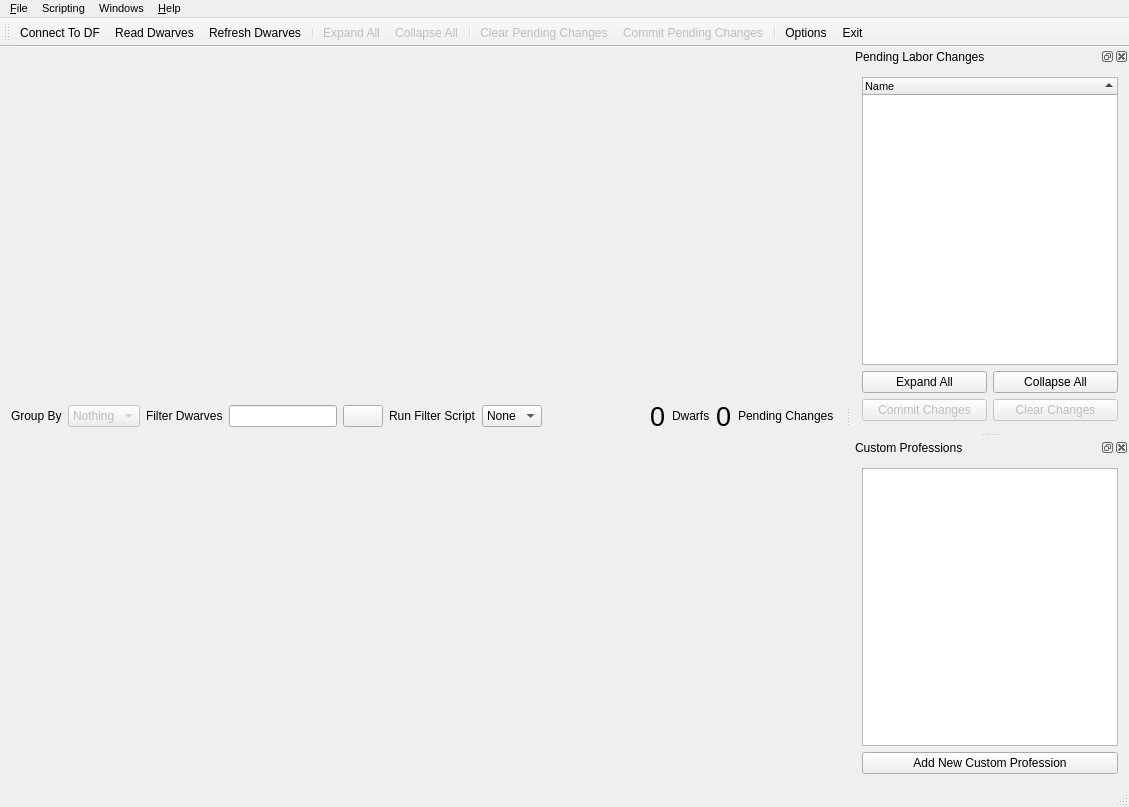
<?xml version="1.0" encoding="UTF-8"?>
<ui version="4.0">
 <class>MainWindow</class>
 <widget class="QMainWindow" name="MainWindow">
  <property name="geometry">
   <rect>
    <x>0</x>
    <y>0</y>
    <width>1129</width>
    <height>807</height>
   </rect>
  </property>
  <property name="windowTitle">
   <string>Dwarf Therapist</string>
  </property>
  <property name="windowIcon">
   <iconset resource="../images.qrc">
    <normaloff>:/img/hammer.png</normaloff>:/img/hammer.png</iconset>
  </property>
  <property name="tabShape">
   <enum>QTabWidget::Rounded</enum>
  </property>
  <property name="dockOptions">
   <set>QMainWindow::AllowTabbedDocks|QMainWindow::AnimatedDocks</set>
  </property>
  <widget class="QWidget" name="main_widget">
   <layout class="QVBoxLayout" name="v_box">
    <item>
     <layout class="QHBoxLayout" name="horizontalLayout">
      <item>
       <widget class="QLabel" name="lbl_group_by">
        <property name="text">
         <string>Group By</string>
        </property>
        <property name="buddy">
         <cstring>cb_group_by</cstring>
        </property>
       </widget>
      </item>
      <item>
       <widget class="QComboBox" name="cb_group_by">
        <property name="enabled">
         <bool>false</bool>
        </property>
        <property name="toolTip">
         <string>Change how dwarves are grouped in the table</string>
        </property>
        <property name="statusTip">
         <string>Change how dwarves are grouped in the table</string>
        </property>
        <item>
         <property name="text">
          <string>Nothing</string>
         </property>
        </item>
       </widget>
      </item>
      <item>
       <widget class="QLabel" name="lbl_filter">
        <property name="text">
         <string>Filter Dwarves</string>
        </property>
        <property name="buddy">
         <cstring>le_filter_text</cstring>
        </property>
       </widget>
      </item>
      <item>
       <widget class="QLineEdit" name="le_filter_text"/>
      </item>
      <item>
       <widget class="QPushButton" name="btn_clear_filter">
        <property name="toolTip">
         <string>Clear Filter Text</string>
        </property>
        <property name="statusTip">
         <string>Clear Filter Text</string>
        </property>
        <property name="whatsThis">
         <string>This will clear the filter box and show all dwarves</string>
        </property>
        <property name="text">
         <string/>
        </property>
        <property name="icon">
         <iconset resource="../images.qrc">
          <normaloff>:/img/cross.png</normaloff>:/img/cross.png</iconset>
        </property>
       </widget>
      </item>
      <item>
       <widget class="QLabel" name="label">
        <property name="text">
         <string>Run Filter Script</string>
        </property>
        <property name="buddy">
         <cstring>cb_filter_script</cstring>
        </property>
       </widget>
      </item>
      <item>
       <widget class="QComboBox" name="cb_filter_script">
        <property name="sizeAdjustPolicy">
         <enum>QComboBox::AdjustToContents</enum>
        </property>
        <item>
         <property name="text">
          <string>None</string>
         </property>
        </item>
       </widget>
      </item>
      <item>
       <spacer name="horizontalSpacer">
        <property name="orientation">
         <enum>Qt::Horizontal</enum>
        </property>
        <property name="sizeHint" stdset="0">
         <size>
          <width>40</width>
          <height>20</height>
         </size>
        </property>
       </spacer>
      </item>
      <item>
       <widget class="QLabel" name="lbl_dwarf_total">
        <property name="font">
         <font>
          <pointsize>20</pointsize>
         </font>
        </property>
        <property name="text">
         <string>0</string>
        </property>
       </widget>
      </item>
      <item>
       <widget class="QLabel" name="lbl_pending_changes_lbl_2">
        <property name="text">
         <string>Dwarfs</string>
        </property>
       </widget>
      </item>
      <item>
       <widget class="QLabel" name="lbl_pending_changes">
        <property name="font">
         <font>
          <pointsize>20</pointsize>
         </font>
        </property>
        <property name="text">
         <string>0</string>
        </property>
       </widget>
      </item>
      <item>
       <widget class="QLabel" name="lbl_pending_changes_lbl">
        <property name="text">
         <string>Pending Changes</string>
        </property>
       </widget>
      </item>
     </layout>
    </item>
   </layout>
  </widget>
  <widget class="QMenuBar" name="menuBar">
   <property name="geometry">
    <rect>
     <x>0</x>
     <y>0</y>
     <width>1129</width>
     <height>19</height>
    </rect>
   </property>
   <property name="font">
    <font>
     <pointsize>8</pointsize>
    </font>
   </property>
   <widget class="QMenu" name="menu_File">
    <property name="tearOffEnabled">
     <bool>false</bool>
    </property>
    <property name="title">
     <string>&amp;File</string>
    </property>
    <addaction name="act_connect_to_DF"/>
    <addaction name="act_read_dwarves"/>
    <addaction name="separator"/>
    <addaction name="act_commit_pending_changes"/>
    <addaction name="act_clear_pending_changes"/>
    <addaction name="separator"/>
    <addaction name="act_import_existing_professions"/>
    <addaction name="act_export_custom_professions"/>
    <addaction name="act_import_saved_custom_professions"/>
    <addaction name="separator"/>
    <addaction name="act_export_gridviews"/>
    <addaction name="act_import_saved_gridviews"/>
    <addaction name="separator"/>
    <addaction name="act_options"/>
    <addaction name="act_exit"/>
   </widget>
   <widget class="QMenu" name="menu_Help">
    <property name="tearOffEnabled">
     <bool>false</bool>
    </property>
    <property name="title">
     <string>&amp;Help</string>
    </property>
    <addaction name="act_go_project_home"/>
    <addaction name="act_go_forums"/>
    <addaction name="act_go_new_issue"/>
    <addaction name="act_go_donate"/>
    <addaction name="separator"/>
    <addaction name="act_about"/>
   </widget>
   <widget class="QMenu" name="menuWindows">
    <property name="title">
     <string>Windows</string>
    </property>
    <widget class="QMenu" name="menu_docks">
     <property name="title">
      <string>Docks</string>
     </property>
    </widget>
    <addaction name="menu_docks"/>
   </widget>
   <widget class="QMenu" name="menuScripting">
    <property name="title">
     <string>Scripting</string>
    </property>
    <widget class="QMenu" name="menu_edit_filters">
     <property name="title">
      <string>Edit Filter Scripts...</string>
     </property>
    </widget>
    <addaction name="act_add_new_filter_script"/>
    <addaction name="menu_edit_filters"/>
   </widget>
   <addaction name="menu_File"/>
   <addaction name="menuScripting"/>
   <addaction name="menuWindows"/>
   <addaction name="menu_Help"/>
  </widget>
  <widget class="QToolBar" name="main_toolbar">
   <property name="windowTitle">
    <string>Main Toolbar</string>
   </property>
   <property name="toolButtonStyle">
    <enum>Qt::ToolButtonTextUnderIcon</enum>
   </property>
   <attribute name="toolBarArea">
    <enum>TopToolBarArea</enum>
   </attribute>
   <attribute name="toolBarBreak">
    <bool>false</bool>
   </attribute>
   <addaction name="act_connect_to_DF"/>
   <addaction name="act_read_dwarves"/>
   <addaction name="act_refresh_Dwarves"/>
   <addaction name="separator"/>
   <addaction name="act_expand_all"/>
   <addaction name="act_collapse_all"/>
   <addaction name="separator"/>
   <addaction name="act_clear_pending_changes"/>
   <addaction name="act_commit_pending_changes"/>
   <addaction name="separator"/>
   <addaction name="act_options"/>
   <addaction name="act_exit"/>
  </widget>
  <widget class="QStatusBar" name="statusBar"/>
  <widget class="QDockWidget" name="dock_pending_jobs_list">
   <property name="windowTitle">
    <string>Pending Labor Changes</string>
   </property>
   <attribute name="dockWidgetArea">
    <number>2</number>
   </attribute>
   <widget class="QWidget" name="dockWidgetContents">
    <layout class="QVBoxLayout" name="verticalLayout_2">
     <item>
      <widget class="QTreeWidget" name="tree_pending">
       <property name="font">
        <font>
         <pointsize>8</pointsize>
        </font>
       </property>
       <property name="editTriggers">
        <set>QAbstractItemView::NoEditTriggers</set>
       </property>
       <property name="alternatingRowColors">
        <bool>true</bool>
       </property>
       <property name="uniformRowHeights">
        <bool>true</bool>
       </property>
       <property name="sortingEnabled">
        <bool>true</bool>
       </property>
       <property name="allColumnsShowFocus">
        <bool>true</bool>
       </property>
       <column>
        <property name="text">
         <string>Name</string>
        </property>
       </column>
      </widget>
     </item>
     <item>
      <layout class="QHBoxLayout" name="horizontalLayout_4">
       <item>
        <widget class="QPushButton" name="btn_expand_all_pending">
         <property name="text">
          <string>Expand All</string>
         </property>
         <property name="icon">
          <iconset resource="../images.qrc">
           <normaloff>:/img/arrow_out.png</normaloff>:/img/arrow_out.png</iconset>
         </property>
        </widget>
       </item>
       <item>
        <widget class="QPushButton" name="btn_collapse_all_pending">
         <property name="text">
          <string>Collapse All</string>
         </property>
         <property name="icon">
          <iconset resource="../images.qrc">
           <normaloff>:/img/arrow_in.png</normaloff>:/img/arrow_in.png</iconset>
         </property>
        </widget>
       </item>
      </layout>
     </item>
     <item>
      <layout class="QHBoxLayout" name="horizontalLayout_3">
       <item>
        <widget class="QPushButton" name="btn_commit">
         <property name="enabled">
          <bool>false</bool>
         </property>
         <property name="text">
          <string>Commit Changes</string>
         </property>
         <property name="icon">
          <iconset resource="../images.qrc">
           <normaloff>:/img/table_go.png</normaloff>:/img/table_go.png</iconset>
         </property>
        </widget>
       </item>
       <item>
        <widget class="QPushButton" name="btn_clear">
         <property name="enabled">
          <bool>false</bool>
         </property>
         <property name="text">
          <string>Clear Changes</string>
         </property>
         <property name="icon">
          <iconset resource="../images.qrc">
           <normaloff>:/img/table_delete.png</normaloff>:/img/table_delete.png</iconset>
         </property>
        </widget>
       </item>
      </layout>
     </item>
    </layout>
   </widget>
  </widget>
  <widget class="QDockWidget" name="dock_custom_professions">
   <property name="windowTitle">
    <string>Custom Professions</string>
   </property>
   <attribute name="dockWidgetArea">
    <number>2</number>
   </attribute>
   <widget class="QWidget" name="dockWidgetContents_2">
    <layout class="QVBoxLayout" name="verticalLayout_3">
     <item>
      <widget class="QListWidget" name="list_custom_professions">
       <property name="font">
        <font>
         <pointsize>8</pointsize>
        </font>
       </property>
       <property name="contextMenuPolicy">
        <enum>Qt::CustomContextMenu</enum>
       </property>
       <property name="editTriggers">
        <set>QAbstractItemView::NoEditTriggers</set>
       </property>
       <property name="alternatingRowColors">
        <bool>true</bool>
       </property>
      </widget>
     </item>
     <item>
      <widget class="QPushButton" name="btn_new_custom_profession">
       <property name="text">
        <string>Add New Custom Profession</string>
       </property>
       <property name="icon">
        <iconset resource="../images.qrc">
         <normaloff>:/img/page_white_add.png</normaloff>:/img/page_white_add.png</iconset>
       </property>
      </widget>
     </item>
    </layout>
   </widget>
  </widget>
  <action name="act_connect_to_DF">
   <property name="icon">
    <iconset resource="../images.qrc">
     <normaloff>:/img/connect.png</normaloff>:/img/connect.png</iconset>
   </property>
   <property name="text">
    <string>&amp;Connect To DF</string>
   </property>
   <property name="toolTip">
    <string>Attempt connecting to a running copy of Dwarf Fortress</string>
   </property>
   <property name="statusTip">
    <string>Attempt connecting to a running copy of Dwarf Fortress</string>
   </property>
   <property name="shortcut">
    <string>Ctrl+C</string>
   </property>
   <property name="menuRole">
    <enum>QAction::TextHeuristicRole</enum>
   </property>
  </action>
  <action name="act_exit">
   <property name="icon">
    <iconset resource="../images.qrc">
     <normaloff>:/img/door_out.png</normaloff>:/img/door_out.png</iconset>
   </property>
   <property name="text">
    <string>E&amp;xit</string>
   </property>
   <property name="toolTip">
    <string>Close Dwarf Therapist</string>
   </property>
   <property name="statusTip">
    <string>Close Dwarf Therapist</string>
   </property>
  </action>
  <action name="act_about">
   <property name="icon">
    <iconset resource="../images.qrc">
     <normaloff>:/img/tag_blue.png</normaloff>:/img/tag_blue.png</iconset>
   </property>
   <property name="text">
    <string>&amp;About</string>
   </property>
   <property name="toolTip">
    <string>Exactly what you think...</string>
   </property>
  </action>
  <action name="act_read_dwarves">
   <property name="icon">
    <iconset resource="../images.qrc">
     <normaloff>:/img/drive_go.png</normaloff>:/img/drive_go.png</iconset>
   </property>
   <property name="text">
    <string>Read Dwarves</string>
   </property>
   <property name="toolTip">
    <string>Attempt to load all Dwarves from DF</string>
   </property>
   <property name="statusTip">
    <string>Attempt to load all Dwarves from DF</string>
   </property>
   <property name="shortcut">
    <string>Ctrl+R</string>
   </property>
  </action>
  <action name="act_expand_all">
   <property name="enabled">
    <bool>false</bool>
   </property>
   <property name="icon">
    <iconset resource="../images.qrc">
     <normaloff>:/img/arrow_out.png</normaloff>:/img/arrow_out.png</iconset>
   </property>
   <property name="text">
    <string>Expand All</string>
   </property>
   <property name="toolTip">
    <string>Expand all groups</string>
   </property>
   <property name="shortcut">
    <string>Ctrl+Right</string>
   </property>
  </action>
  <action name="act_collapse_all">
   <property name="enabled">
    <bool>false</bool>
   </property>
   <property name="icon">
    <iconset resource="../images.qrc">
     <normaloff>:/img/arrow_in.png</normaloff>:/img/arrow_in.png</iconset>
   </property>
   <property name="text">
    <string>Collapse All</string>
   </property>
   <property name="toolTip">
    <string>Collapse all groups</string>
   </property>
   <property name="shortcut">
    <string>Ctrl+Left</string>
   </property>
  </action>
  <action name="act_add_custom_profession">
   <property name="icon">
    <iconset resource="../images.qrc">
     <normaloff>:/img/page_white_add.png</normaloff>:/img/page_white_add.png</iconset>
   </property>
   <property name="text">
    <string>Add Custom Profession</string>
   </property>
  </action>
  <action name="act_clear_pending_changes">
   <property name="enabled">
    <bool>false</bool>
   </property>
   <property name="icon">
    <iconset resource="../images.qrc">
     <normaloff>:/img/table_delete.png</normaloff>:/img/table_delete.png</iconset>
   </property>
   <property name="text">
    <string>Clear Pending Changes</string>
   </property>
   <property name="toolTip">
    <string>Abort all uncomitted changes</string>
   </property>
  </action>
  <action name="act_commit_pending_changes">
   <property name="enabled">
    <bool>false</bool>
   </property>
   <property name="icon">
    <iconset resource="../images.qrc">
     <normaloff>:/img/table_go.png</normaloff>:/img/table_go.png</iconset>
   </property>
   <property name="text">
    <string>Commit Pending Changes</string>
   </property>
   <property name="toolTip">
    <string>Write all uncomitted changes to DF</string>
   </property>
  </action>
  <action name="act_options">
   <property name="icon">
    <iconset resource="../images.qrc">
     <normaloff>:/img/color_wheel.png</normaloff>:/img/color_wheel.png</iconset>
   </property>
   <property name="text">
    <string>Options...</string>
   </property>
   <property name="toolTip">
    <string>Open the options menu...</string>
   </property>
  </action>
  <action name="act_import_existing_professions">
   <property name="icon">
    <iconset resource="../images.qrc">
     <normaloff>:/img/application_get.png</normaloff>:/img/application_get.png</iconset>
   </property>
   <property name="text">
    <string>Import Professions from DF</string>
   </property>
   <property name="toolTip">
    <string>Import all custom professions from the loaded game, and create new labor templates for them</string>
   </property>
  </action>
  <action name="act_go_forums">
   <property name="icon">
    <iconset resource="../images.qrc">
     <normaloff>:/img/world_go.png</normaloff>:/img/world_go.png</iconset>
   </property>
   <property name="text">
    <string>Discussion Forums</string>
   </property>
   <property name="toolTip">
    <string>Launch a browser to Dwarf Therapist's discussion forums</string>
   </property>
  </action>
  <action name="act_go_project_home">
   <property name="icon">
    <iconset resource="../images.qrc">
     <normaloff>:/img/world_go.png</normaloff>:/img/world_go.png</iconset>
   </property>
   <property name="text">
    <string>Project Homepage</string>
   </property>
   <property name="toolTip">
    <string>Launch a browser to Dwarf Therapist's project homepage</string>
   </property>
  </action>
  <action name="act_go_new_issue">
   <property name="icon">
    <iconset resource="../images.qrc">
     <normaloff>:/img/world_go.png</normaloff>:/img/world_go.png</iconset>
   </property>
   <property name="text">
    <string>Request Feature / Report Bug</string>
   </property>
   <property name="toolTip">
    <string>Report a bug or request a feature online</string>
   </property>
  </action>
  <action name="act_go_donate">
   <property name="icon">
    <iconset resource="../images.qrc">
     <normaloff>:/img/heart.png</normaloff>:/img/heart.png</iconset>
   </property>
   <property name="text">
    <string>Donate</string>
   </property>
   <property name="toolTip">
    <string>Your donations make the world a better place!</string>
   </property>
  </action>
  <action name="act_add_new_column_set">
   <property name="icon">
    <iconset resource="../images.qrc">
     <normaloff>:/img/image_add.png</normaloff>:/img/image_add.png</iconset>
   </property>
   <property name="text">
    <string>Add New Column Set</string>
   </property>
   <property name="toolTip">
    <string>Add a new set of columns to be used in grid views</string>
   </property>
  </action>
  <action name="act_add_new_gridview">
   <property name="icon">
    <iconset resource="../images.qrc">
     <normaloff>:/img/table_add.png</normaloff>:/img/table_add.png</iconset>
   </property>
   <property name="text">
    <string>Add New GridView</string>
   </property>
   <property name="toolTip">
    <string>Create a new gridview with custom sets</string>
   </property>
  </action>
  <action name="act_export_custom_professions">
   <property name="enabled">
    <bool>false</bool>
   </property>
   <property name="icon">
    <iconset resource="../images.qrc">
     <normaloff>:/img/disk.png</normaloff>:/img/disk.png</iconset>
   </property>
   <property name="text">
    <string>Export Custom Professions...</string>
   </property>
   <property name="toolTip">
    <string>Export your custom professions to file of your choosing</string>
   </property>
  </action>
  <action name="act_import_saved_custom_professions">
   <property name="icon">
    <iconset resource="../images.qrc">
     <normaloff>:/img/folder_page.png</normaloff>:/img/folder_page.png</iconset>
   </property>
   <property name="text">
    <string>Import Saved Custom Professions...</string>
   </property>
   <property name="toolTip">
    <string>Import a custom professions file that was previously exported</string>
   </property>
  </action>
  <action name="act_import_saved_gridviews">
   <property name="icon">
    <iconset resource="../images.qrc">
     <normaloff>:/img/folder_page.png</normaloff>:/img/folder_page.png</iconset>
   </property>
   <property name="text">
    <string>Import Saved Grid Views...</string>
   </property>
   <property name="toolTip">
    <string>Import Grid Views from file</string>
   </property>
  </action>
  <action name="act_export_gridviews">
   <property name="icon">
    <iconset resource="../images.qrc">
     <normaloff>:/img/disk.png</normaloff>:/img/disk.png</iconset>
   </property>
   <property name="text">
    <string>Export Grid Views...</string>
   </property>
   <property name="toolTip">
    <string>Export Grid Views to file</string>
   </property>
  </action>
  <action name="act_open_help_contents">
   <property name="icon">
    <iconset resource="../images.qrc">
     <normaloff>:/img/help.png</normaloff>:/img/help.png</iconset>
   </property>
   <property name="text">
    <string>Contents</string>
   </property>
   <property name="toolTip">
    <string>Open help dialog to the contents page.</string>
   </property>
   <property name="statusTip">
    <string>Open help dialog to the contents page.</string>
   </property>
   <property name="whatsThis">
    <string>Open help dialog to the contents page.</string>
   </property>
  </action>
  <action name="act_add_new_filter_script">
   <property name="icon">
    <iconset resource="../images.qrc">
     <normaloff>:/img/add.png</normaloff>:/img/add.png</iconset>
   </property>
   <property name="text">
    <string>Add New Filter Script...</string>
   </property>
  </action>
  <action name="act_refresh_Dwarves">
   <property name="checkable">
    <bool>true</bool>
   </property>
   <property name="icon">
    <iconset resource="../images.qrc">
     <normaloff>:/img/arrow_refresh.png</normaloff>
     <normalon>:/img/stop.png</normalon>
     <activeon>:/img/stop.png</activeon>:/img/arrow_refresh.png</iconset>
   </property>
   <property name="text">
    <string>Refresh Dwarves</string>
   </property>
   <property name="toolTip">
    <string>Refresh Dwarves Every Second</string>
   </property>
   <property name="statusTip">
    <string notr="true"/>
   </property>
   <property name="shortcut">
    <string>Ctrl+Shift+R</string>
   </property>
  </action>
 </widget>
 <layoutdefault spacing="6" margin="11"/>
 <tabstops>
  <tabstop>cb_group_by</tabstop>
  <tabstop>le_filter_text</tabstop>
  <tabstop>btn_clear_filter</tabstop>
  <tabstop>tree_pending</tabstop>
  <tabstop>list_custom_professions</tabstop>
  <tabstop>btn_expand_all_pending</tabstop>
  <tabstop>btn_collapse_all_pending</tabstop>
  <tabstop>btn_commit</tabstop>
  <tabstop>btn_clear</tabstop>
  <tabstop>btn_new_custom_profession</tabstop>
 </tabstops>
 <resources>
  <include location="../images.qrc"/>
 </resources>
 <connections>
  <connection>
   <sender>act_connect_to_DF</sender>
   <signal>triggered()</signal>
   <receiver>MainWindow</receiver>
   <slot>connect_to_df()</slot>
   <hints>
    <hint type="sourcelabel">
     <x>-1</x>
     <y>-1</y>
    </hint>
    <hint type="destinationlabel">
     <x>399</x>
     <y>314</y>
    </hint>
   </hints>
  </connection>
  <connection>
   <sender>act_exit</sender>
   <signal>triggered()</signal>
   <receiver>MainWindow</receiver>
   <slot>close()</slot>
   <hints>
    <hint type="sourcelabel">
     <x>-1</x>
     <y>-1</y>
    </hint>
    <hint type="destinationlabel">
     <x>399</x>
     <y>314</y>
    </hint>
   </hints>
  </connection>
  <connection>
   <sender>act_read_dwarves</sender>
   <signal>triggered()</signal>
   <receiver>MainWindow</receiver>
   <slot>read_dwarves()</slot>
   <hints>
    <hint type="sourcelabel">
     <x>-1</x>
     <y>-1</y>
    </hint>
    <hint type="destinationlabel">
     <x>399</x>
     <y>314</y>
    </hint>
   </hints>
  </connection>
  <connection>
   <sender>cb_group_by</sender>
   <signal>currentIndexChanged(int)</signal>
   <receiver>MainWindow</receiver>
   <slot>set_group_by(int)</slot>
   <hints>
    <hint type="sourcelabel">
     <x>123</x>
     <y>438</y>
    </hint>
    <hint type="destinationlabel">
     <x>288</x>
     <y>26</y>
    </hint>
   </hints>
  </connection>
  <connection>
   <sender>act_about</sender>
   <signal>triggered()</signal>
   <receiver>MainWindow</receiver>
   <slot>show_about()</slot>
   <hints>
    <hint type="sourcelabel">
     <x>-1</x>
     <y>-1</y>
    </hint>
    <hint type="destinationlabel">
     <x>352</x>
     <y>281</y>
    </hint>
   </hints>
  </connection>
  <connection>
   <sender>btn_commit</sender>
   <signal>clicked()</signal>
   <receiver>act_commit_pending_changes</receiver>
   <slot>trigger()</slot>
   <hints>
    <hint type="sourcelabel">
     <x>988</x>
     <y>437</y>
    </hint>
    <hint type="destinationlabel">
     <x>-1</x>
     <y>-1</y>
    </hint>
   </hints>
  </connection>
  <connection>
   <sender>btn_clear</sender>
   <signal>clicked()</signal>
   <receiver>act_clear_pending_changes</receiver>
   <slot>trigger()</slot>
   <hints>
    <hint type="sourcelabel">
     <x>1118</x>
     <y>437</y>
    </hint>
    <hint type="destinationlabel">
     <x>-1</x>
     <y>-1</y>
    </hint>
   </hints>
  </connection>
  <connection>
   <sender>btn_collapse_all_pending</sender>
   <signal>clicked()</signal>
   <receiver>tree_pending</receiver>
   <slot>collapseAll()</slot>
   <hints>
    <hint type="sourcelabel">
     <x>1118</x>
     <y>405</y>
    </hint>
    <hint type="destinationlabel">
     <x>1119</x>
     <y>184</y>
    </hint>
   </hints>
  </connection>
  <connection>
   <sender>btn_expand_all_pending</sender>
   <signal>clicked()</signal>
   <receiver>tree_pending</receiver>
   <slot>expandAll()</slot>
   <hints>
    <hint type="sourcelabel">
     <x>988</x>
     <y>405</y>
    </hint>
    <hint type="destinationlabel">
     <x>1119</x>
     <y>184</y>
    </hint>
   </hints>
  </connection>
  <connection>
   <sender>btn_new_custom_profession</sender>
   <signal>clicked()</signal>
   <receiver>act_add_custom_profession</receiver>
   <slot>trigger()</slot>
   <hints>
    <hint type="sourcelabel">
     <x>1119</x>
     <y>776</y>
    </hint>
    <hint type="destinationlabel">
     <x>-1</x>
     <y>-1</y>
    </hint>
   </hints>
  </connection>
  <connection>
   <sender>act_go_donate</sender>
   <signal>triggered()</signal>
   <receiver>MainWindow</receiver>
   <slot>go_to_donate()</slot>
   <hints>
    <hint type="sourcelabel">
     <x>-1</x>
     <y>-1</y>
    </hint>
    <hint type="destinationlabel">
     <x>564</x>
     <y>373</y>
    </hint>
   </hints>
  </connection>
  <connection>
   <sender>act_go_forums</sender>
   <signal>triggered()</signal>
   <receiver>MainWindow</receiver>
   <slot>go_to_forums()</slot>
   <hints>
    <hint type="sourcelabel">
     <x>-1</x>
     <y>-1</y>
    </hint>
    <hint type="destinationlabel">
     <x>564</x>
     <y>373</y>
    </hint>
   </hints>
  </connection>
  <connection>
   <sender>act_go_new_issue</sender>
   <signal>triggered()</signal>
   <receiver>MainWindow</receiver>
   <slot>go_to_new_issue()</slot>
   <hints>
    <hint type="sourcelabel">
     <x>-1</x>
     <y>-1</y>
    </hint>
    <hint type="destinationlabel">
     <x>564</x>
     <y>373</y>
    </hint>
   </hints>
  </connection>
  <connection>
   <sender>act_go_project_home</sender>
   <signal>triggered()</signal>
   <receiver>MainWindow</receiver>
   <slot>go_to_project_home()</slot>
   <hints>
    <hint type="sourcelabel">
     <x>-1</x>
     <y>-1</y>
    </hint>
    <hint type="destinationlabel">
     <x>564</x>
     <y>373</y>
    </hint>
   </hints>
  </connection>
  <connection>
   <sender>btn_clear_filter</sender>
   <signal>clicked()</signal>
   <receiver>le_filter_text</receiver>
   <slot>clear()</slot>
   <hints>
    <hint type="sourcelabel">
     <x>371</x>
     <y>440</y>
    </hint>
    <hint type="destinationlabel">
     <x>308</x>
     <y>438</y>
    </hint>
   </hints>
  </connection>
  <connection>
   <sender>act_export_custom_professions</sender>
   <signal>triggered()</signal>
   <receiver>MainWindow</receiver>
   <slot>export_custom_professions()</slot>
   <hints>
    <hint type="sourcelabel">
     <x>-1</x>
     <y>-1</y>
    </hint>
    <hint type="destinationlabel">
     <x>564</x>
     <y>403</y>
    </hint>
   </hints>
  </connection>
  <connection>
   <sender>act_import_saved_custom_professions</sender>
   <signal>triggered()</signal>
   <receiver>MainWindow</receiver>
   <slot>import_custom_professions()</slot>
   <hints>
    <hint type="sourcelabel">
     <x>-1</x>
     <y>-1</y>
    </hint>
    <hint type="destinationlabel">
     <x>564</x>
     <y>403</y>
    </hint>
   </hints>
  </connection>
  <connection>
   <sender>act_export_gridviews</sender>
   <signal>triggered()</signal>
   <receiver>MainWindow</receiver>
   <slot>export_gridviews()</slot>
   <hints>
    <hint type="sourcelabel">
     <x>-1</x>
     <y>-1</y>
    </hint>
    <hint type="destinationlabel">
     <x>564</x>
     <y>403</y>
    </hint>
   </hints>
  </connection>
  <connection>
   <sender>act_import_saved_gridviews</sender>
   <signal>triggered()</signal>
   <receiver>MainWindow</receiver>
   <slot>import_gridviews()</slot>
   <hints>
    <hint type="sourcelabel">
     <x>-1</x>
     <y>-1</y>
    </hint>
    <hint type="destinationlabel">
     <x>564</x>
     <y>403</y>
    </hint>
   </hints>
  </connection>
  <connection>
   <sender>act_add_new_filter_script</sender>
   <signal>triggered()</signal>
   <receiver>MainWindow</receiver>
   <slot>add_new_filter_script()</slot>
   <hints>
    <hint type="sourcelabel">
     <x>-1</x>
     <y>-1</y>
    </hint>
    <hint type="destinationlabel">
     <x>564</x>
     <y>403</y>
    </hint>
   </hints>
  </connection>
  <connection>
   <sender>act_refresh_Dwarves</sender>
   <signal>triggered()</signal>
   <receiver>MainWindow</receiver>
   <slot>set_refresh()</slot>
   <hints>
    <hint type="sourcelabel">
     <x>-1</x>
     <y>-1</y>
    </hint>
    <hint type="destinationlabel">
     <x>564</x>
     <y>403</y>
    </hint>
   </hints>
  </connection>
 </connections>
 <slots>
  <slot>connect_to_df()</slot>
  <slot>read_dwarves()</slot>
  <slot>scan_memory()</slot>
  <slot>filter_dwarves()</slot>
  <slot>show_toolbutton_text(bool)</slot>
  <slot>set_group_by(int)</slot>
  <slot>show_about()</slot>
  <slot>add_custom_profession()</slot>
  <slot>open_options_menu()</slot>
  <slot>set_single_click_labor_changes(bool)</slot>
  <slot>go_to_forums()</slot>
  <slot>go_to_donate()</slot>
  <slot>go_to_project_home()</slot>
  <slot>go_to_new_issue()</slot>
  <slot>add_new_grid_view()</slot>
  <slot>add_new_column_set()</slot>
  <slot>export_custom_professions()</slot>
  <slot>import_custom_professions()</slot>
  <slot>export_gridviews()</slot>
  <slot>import_gridviews()</slot>
  <slot>add_new_filter_script()</slot>
  <slot>set_refresh()</slot>
 </slots>
</ui>
